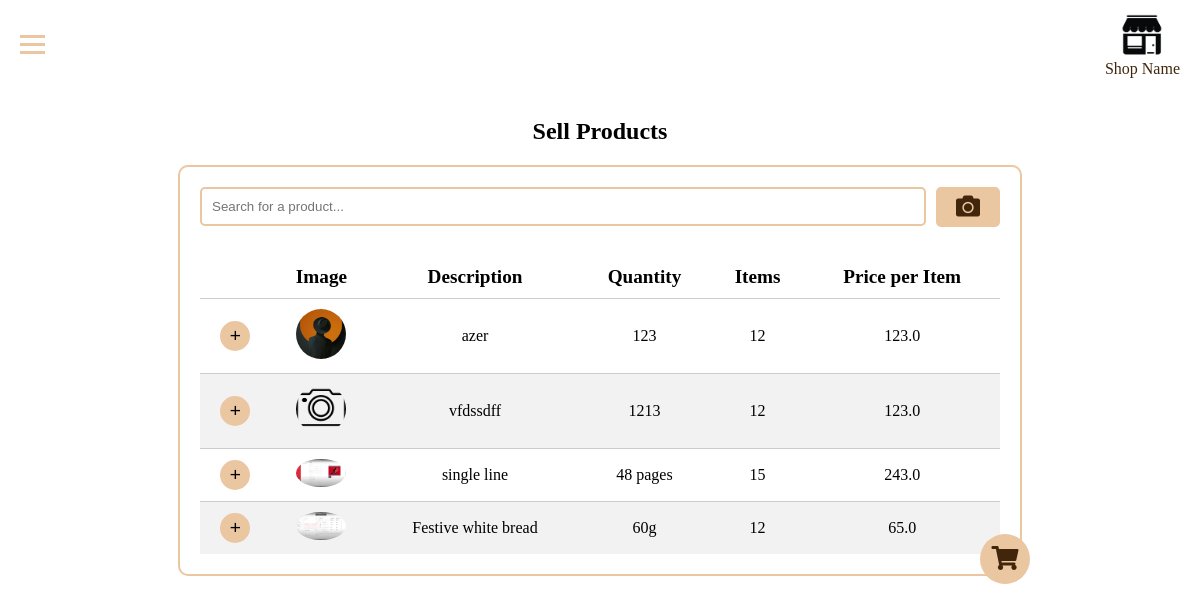
/sell, run on an earlier commit of the app's database.
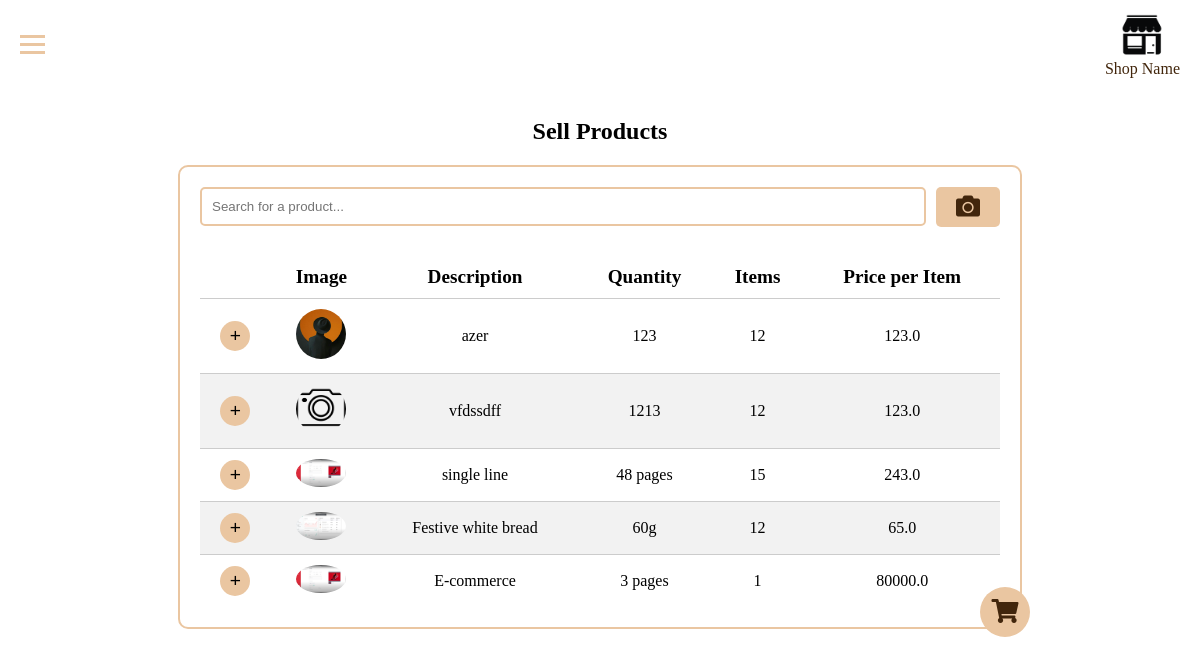
And on a later commit of the database.
### app/models.py (models this page shows)
class Product(db.Model):
    __tablename__ = 'product'
    id = db.Column(db.Integer, primary_key=True)
    description = db.Column(db.Text, nullable=False)
    quantity = db.Column(db.Integer, nullable=False)
    items = db.Column(db.Integer, nullable=False)
    price_per_item = db.Column(db.Float, nullable=False)
    date_purchase = db.Column(db.Date, nullable=False)
    image_path = db.Column(db.String(200), nullable=True)

### app/routes.py (the view)
@app.route('/sell')
def sell():
    products = Product.query.all()
    return render_template('sell.html', products=products)

### app/templates/sell.html (shortened to what this page needs)
{% extends "layout.html" %}
{% block head %}
  <link rel="stylesheet" href="{{ url_for('static', filename='css/sell.css') }}">
{% endblock %}
{% block body %}
  <main>
    <section id="content">
      <div class="page-title">
        <h2>Sell Products</h2>
      </div>
      <div class="centered-container">
        <div class="bordered-area">
          <div class="cart-container">
            <button class="cart-button" onclick="toggleCart()"><i class="fas fa-shopping-cart"></i></button>
          </div>
          <div class="sell-search">
            <input type="text" id="search-input" placeholder="Search for a product...">
            <button onclick="takePicture()"><i class="fas fa-camera"></i></button>
          </div>
          <table class="product-list">
            <thead>
              <tr>
                <th></th>
                <th>Image</th>
                <th>Description</th>
                <th>Quantity</th>
                <th>Items</th>
                <th>Price per Item</th>
              </tr>
            </thead>
            <tbody>
              {% for product in products %}
              <tr>
                <td class="add-to-cart"><button class="add-button">+</button></td>
                <td>
                  {% if product.image_path %}
                    <img src="{{ url_for('uploaded_file', filename=product.image_path) }}" alt="Product Image">
                  {% else %}
                    <img src="{{ url_for('static', filename='images/default-image.png') }}" alt="Default Product Image">
                  {% endif %}
                </td>
                <td>{{ product.description }}</td>
                <td>{{ product.quantity }}</td>
                <td>{{ product.items }}</td>
                <td>{{ product.price_per_item }}</td>
              </tr>
              {% endfor %}
            </tbody>
          </table>
        </div>
      </div>
    </section>
  </main>
{% endblock %}

What changed in the data, as far as the page shows it:
added Product: image_path (picture), description "E-commerce", quantity "3 pages", items "1", price_per_item "80000.0"
